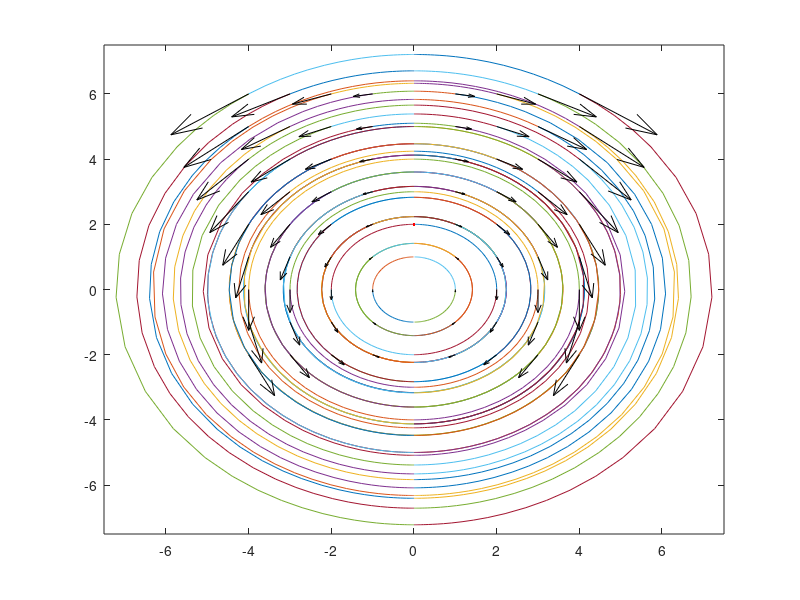

MATLAB code for this plot:
function task03_1
    tmax=5;
    
    function z=ff(t,y) %y1'=y1*y2; y2'=-y1^2
        z=[y(1)*y(2); -y(1)^2];
    end

ak=0;
bk=2;

x=ak-4 : 1 : ak+4;
y=bk-4 : 1 : bk+4;

[X Y]=meshgrid(x,y);
    for i=1:length(x)
        for j=1:length(y)
                [T,Z]=ode45(@ff, [0,tmax], [X(i,j), Y(i,j)]);
                [T1,Z1]=ode45(@ff, [0,-tmax], [X(i,j), Y(i,j)]);
         
                plot(ak,bk,'r')
                hold on
                plot(Z(:,1),Z(:,2),Z1(:,1),Z1(:,2));
                axis([ak-7.5 ak+7.5 bk-9.5 bk+5.5]);
        end
    end 
    DX=X.*Y;
    DY=-X.^2;
    quiver(X,Y,DX,DY,1.8,'k');
end
